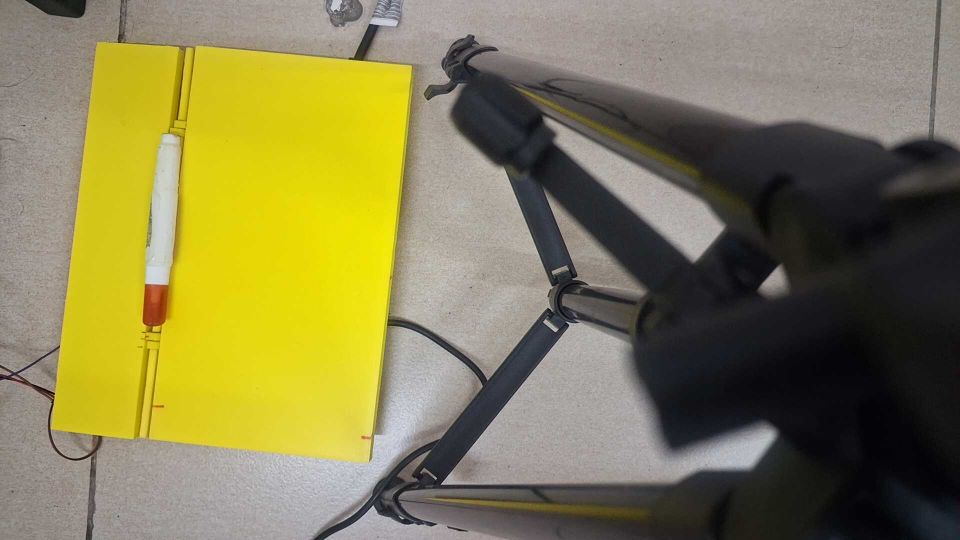
#> input picture test.jpg, 1920 x 1080 px (shown at 1/2 size)
$ python -i img_process.py   (imports and definitions only)
#> lines starting #> are read from the running program, lines starting #| are printed output that depends on the picture; after the words box and inside, x2 and y2 are one past the last pixel; in counts of white or black regions, pixels touching at a corner belong together
### live-monitoring/yolo_tracker.py
"""
yolo_tracker.py
--------------
Detects the whitener (correction pen) using YOLOv8 and tracks its
position over time to predict whether it is drifting toward the edge
of the monitored surface (box / bed).

Fall Risk Levels
----------------
  NO ONE DETECTED -- No tracked object is visible in the monitored surface
  STABLE         -- Object is stationary in the safe zone
  DRIFT WARNING  -- Object is slowly moving toward an edge
  FALL IMMINENT  -- Fast movement or predicted position is in danger zone
"""

import csv
import os
import time
from collections import deque

import cv2
import numpy as np

# ──────────────────────────────────────────────────────────────────────
# YOLO class IDs that may represent the whitener in COCO-80 dataset
# bottle=39, scissors=76, toothbrush=79, remote=65, cell phone=67
# We search all of them and pick the biggest inside the box.
CANDIDATE_CLASSES = None # Track any object inside the manual borders

# ── Detection sensitivity ─────────────────────────────────────────────────
# Lower conf threshold catches partially-occluded / edge-lit whiteners
DETECT_CONF       = 0.05   # reduced to heavily catch the pen

# Extra buffer on the LEFT boundary: we treat LEFT_Z - LEFT_EDGE_BUFFER
# as the effective danger line so the tracker fires BEFORE the object
# fully exits the safe zone (the most common miss scenario at left edge).
LEFT_EDGE_BUFFER  = 35    # px in warp-space

MODEL_PATH  = "yolov8n.pt"   # auto-downloaded on first use (~6 MB)
HISTORY_LEN = 45             # frames kept for trajectory analysis (≈1.5 s)
PREDICT_AHEAD = 30           # frames ahead for fall prediction

# Timestamp-based movement thresholds in warp pixels per second.
MIN_HISTORY_FOR_RISK = 3
RECENT_WINDOW_SEC = 1.5
PREDICT_AHEAD_SEC = 1.2
SLOW_DRIFT_PX_PER_SEC = 8.0
FAST_DRIFT_PX_PER_SEC = 35.0
MIN_DRIFT_DISPLACEMENT_PX = 4.0
NEAR_EDGE_BUFFER_PX = 90.0

RISK_STABLE   = "STABLE"
RISK_DRIFT    = "DRIFT WARNING"
RISK_IMMINENT = "FALL IMMINENT"
RISK_NO_DETECTION = "NO ONE DETECTED"

RISK_COLORS = {
    RISK_STABLE:   (60, 220, 60),
    RISK_DRIFT:    (0, 200, 255),
    RISK_IMMINENT: (0, 0, 255),
    RISK_NO_DETECTION: (180, 180, 180),
}
# ──────────────────────────────────────────────────────────────────────


class WhitenerTracker:
    """YOLOv8-powered whitener tracker with trajectory-based fall prediction."""

    def __init__(self, csv_path: str = "position_log.csv"):
        from ultralytics import YOLO  # import here so startup is fast
        self.model = YOLO(MODEL_PATH)
        self.model.fuse()            # speed optimisation

        self.history: deque = deque(maxlen=HISTORY_LEN)  # (time, cx_warp, cy_warp, ar)
        self.last_bbox_frame = None  # (x1, y1, x2, y2) in original frame coords
        self.risk_level = RISK_NO_DETECTION
        self.predicted_warp_pt = None
        self._last_no_detection_log_t = 0.0

        # CSV setup
        self.csv_path = csv_path
        self._init_csv()

    # ------------------------------------------------------------------
    # Detection
    # ------------------------------------------------------------------
    # [330 lines left out: functions detect, update_warp, mark_no_detection, _compute_risk_legacy_unused, _compute_risk, draw_on_frame and 2 more, not called in this run]

    def close(self):
        self._csv_file.close()

### live-monitoring/img_process.py
import cv2
import numpy as np
import time
import threading
import os
import sys

"""
top-left
top-right
bottom-right
bottom-left
"""

# Add the sleeping-monitor folder to the path so yolo_tracker imports cleanly
sys.path.insert(0, os.path.dirname(os.path.abspath(__file__)))
from yolo_tracker import WhitenerTracker

# -----------------------------
# CONFIG
# -----------------------------
IP = "192.168.1.3"
PORT = 8080
URL = f"http://{IP}:{PORT}/video"

WARP_SIZE = 400   # internal processing resolution (not displayed)

# -----------------------------
# GLOBALS
# -----------------------------
class FreshFrameCapture:
    """Threaded capture to avoid buffering lag in OpenCV MJPEG streams."""
    def __init__(self, url):
#> further down, picture is the input picture: shape (1080, 1920, 3); mean B, G, R 81.2, 126.6, 133.3
        self.cap = cv2.VideoCapture(url)
        self.frame = None
        self.ret = False
        self.running = True
        self.lock = threading.Lock()
        self.thread = threading.Thread(target=self._update, daemon=True)
        self.thread.start()

    def _update(self):
        while self.running:
            ret, frame = self.cap.read()
            with self.lock:
                self.ret = ret
                self.frame = frame
            if not ret:
                time.sleep(0.1)

    def read(self):
        with self.lock:
            return self.ret, self.frame.copy() if self.frame is not None else None

    def release(self):
        self.running = False
        self.cap.release()

    def isOpened(self):
        return self.cap.isOpened()


# [10 lines left out: function order_points, not called in this run]


def nothing(x):
    pass


# -----------------------------
# WARP DESTINATION (fixed grid)
# -----------------------------
DST = np.array([
    [0,          0],
    [WARP_SIZE-1, 0],
    [WARP_SIZE-1, WARP_SIZE-1],
    [0,          WARP_SIZE-1]
], dtype="float32")


# [4 lines left out: function build_transforms, not called in this run]

def find_box_corners(frame):
    """
    Find the cardboard box using HSV color segmentation (orange/brown).
    Erodes mask after gap-filling so the final rectangle hugs the actual
    cardboard edges tightly instead of inflating outward.
    Falls back to Canny if color mask gives too little coverage.
    """
    h, w = frame.shape[:2]
#> h = 1080; w = 1920
    frame_area = h * w
#> frame_area = 2073600

    # --- Stage 1: HSV color mask for brown/orange cardboard ---
    hsv = cv2.cvtColor(frame, cv2.COLOR_BGR2HSV)
#> hsv: shape (1080, 1920, 3); mean H, S, V 46.6, 79.8, 134.7

    mask1 = cv2.inRange(hsv, np.array([5,  60,  40]),  np.array([22, 255, 220]))  # brown/tan
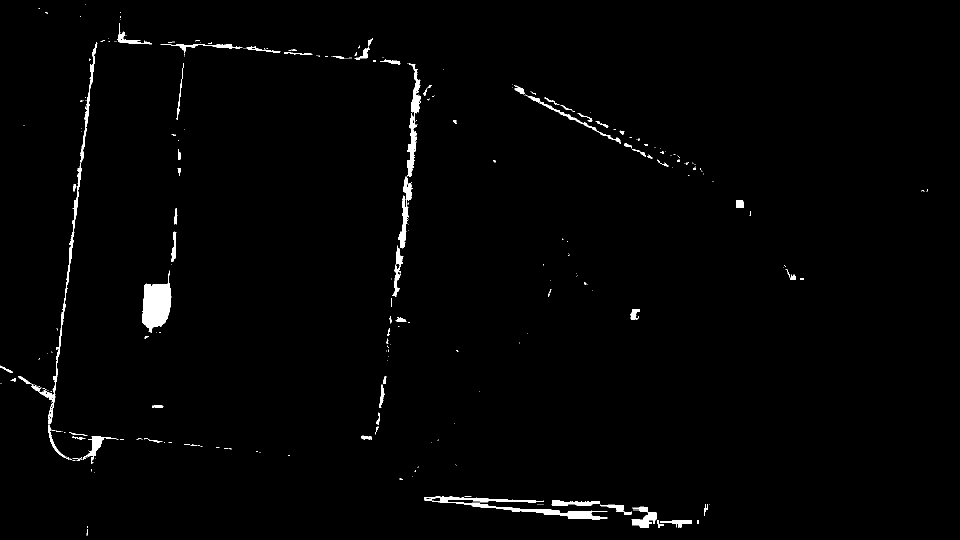
#> mask1: shape (1080, 1920) (shown at 1/2 size); 1.3% white; 345 white regions (274 under 20 px), largest, box (x1, y1, x2, y2) and area: (285, 542, 343, 665) 4427, (848, 992, 1215, 1040) 3240, (76, 84, 195, 849) 3095
    mask2 = cv2.inRange(hsv, np.array([10, 80, 100]),  np.array([30, 255, 255]))  # orange
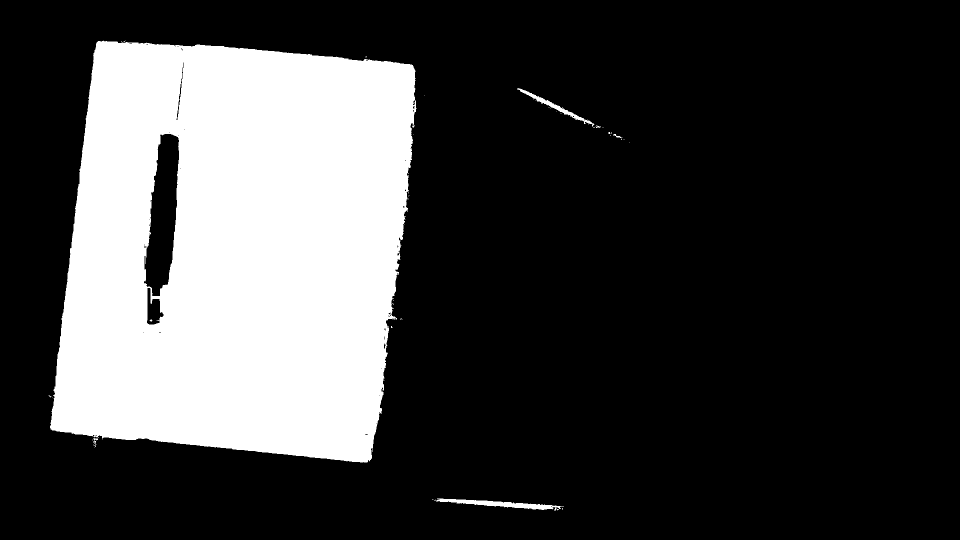
#> mask2: shape (1080, 1920) (shown at 1/2 size); 24.4% white; 46 white regions (40 under 20 px), largest, box (x1, y1, x2, y2) and area: (100, 81, 833, 925) 503057, (872, 997, 1128, 1021) 2118, (1034, 176, 1189, 253) 1184, (185, 876, 196, 894) 62, (1226, 268, 1245, 276) 50, (1192, 252, 1202, 256) 24
    mask  = cv2.bitwise_or(mask1, mask2)
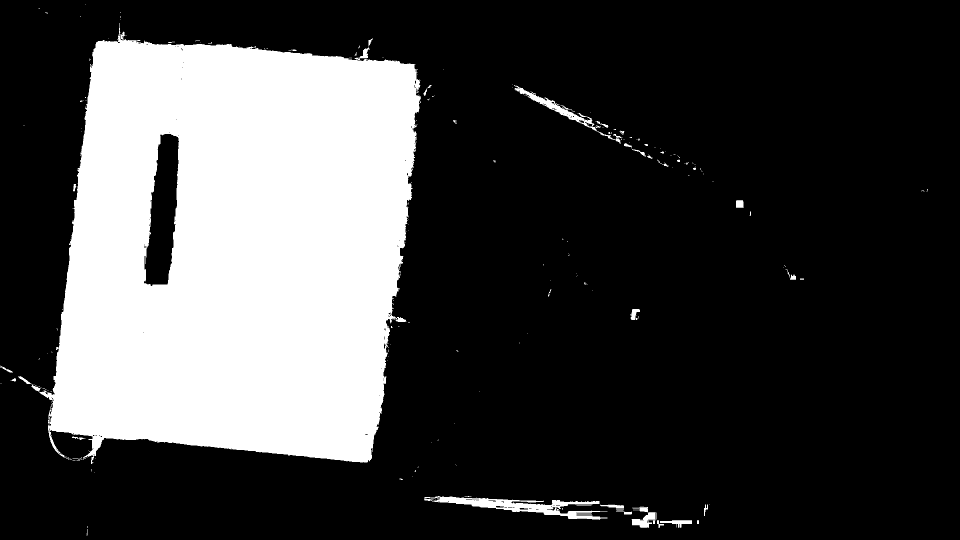
#> mask: shape (1080, 1920) (shown at 1/2 size); 25.3% white; 258 white regions (220 under 20 px), largest, box (x1, y1, x2, y2) and area: (76, 46, 842, 928) 512079, (848, 992, 1215, 1040) 5698, (1028, 170, 1245, 288) 2199

    # Close gaps (fills dark logos/text inside the box)
    close_kern = cv2.getStructuringElement(cv2.MORPH_ELLIPSE, (9, 9))
    mask = cv2.morphologyEx(mask, cv2.MORPH_OPEN,  close_kern, iterations=1)
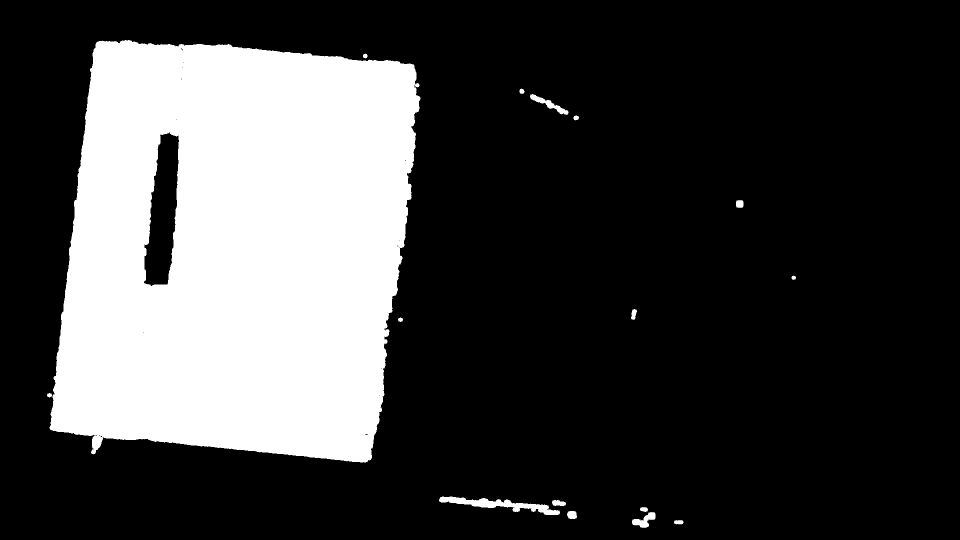
#> mask: shape (1080, 1920) (shown at 1/2 size); 24.9% white; 16 white regions, largest, box (x1, y1, x2, y2) and area: (99, 80, 841, 925) 509313, (878, 993, 1120, 1030) 3068, (1060, 188, 1137, 230) 821
    mask = cv2.morphologyEx(mask, cv2.MORPH_CLOSE, close_kern, iterations=5)
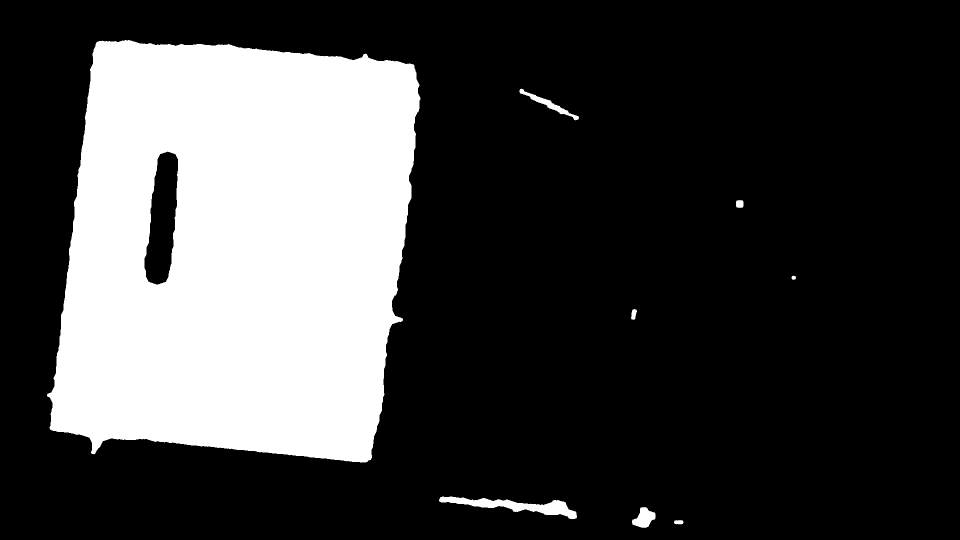
#> mask: shape (1080, 1920) (shown at 1/2 size); 25.1% white; 8 white regions, largest, box (x1, y1, x2, y2) and area: (94, 80, 841, 925) 513218, (878, 993, 1154, 1038) 4476, (1039, 177, 1158, 241) 1224
    # Erode back to original extents — removes the inflation caused by closing
    erode_kern = cv2.getStructuringElement(cv2.MORPH_ELLIPSE, (7, 7))
    mask = cv2.erode(mask, erode_kern, iterations=3)
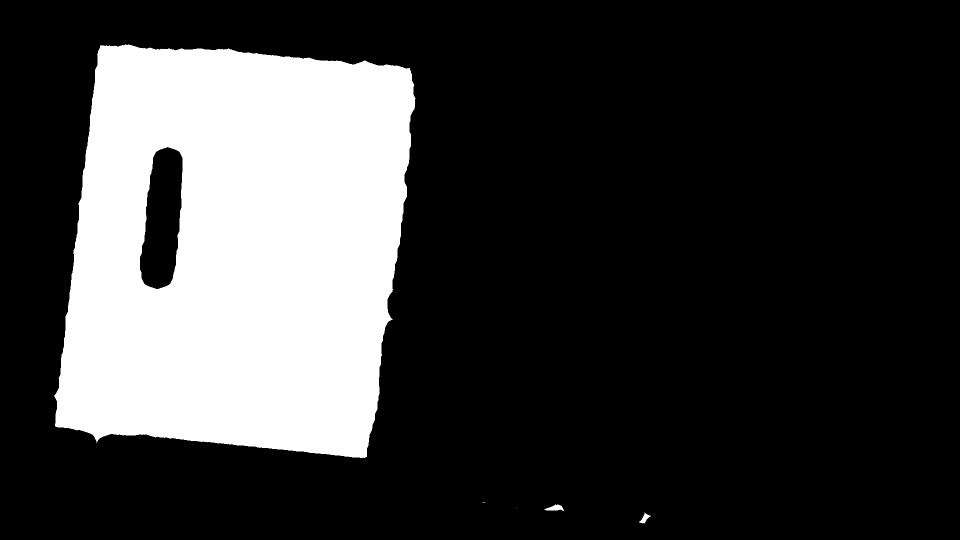
#> mask: shape (1080, 1920) (shown at 1/2 size); 23.2% white; 5 white regions (2 under 20 px)

    cnts, _ = cv2.findContours(mask, cv2.RETR_EXTERNAL, cv2.CHAIN_APPROX_SIMPLE)
#> cnts = 5 contours, 2 with area under 20; largest, box (x1, y1, x2, y2) and area: (108, 89, 831, 916) 497320, (1088, 1009, 1128, 1022) 252, (1278, 1025, 1302, 1047) 180

    # --- Stage 2: Canny fallback ---
    if not cnts or max(cv2.contourArea(c) for c in cnts) < 0.01 * frame_area:
        gray    = cv2.cvtColor(frame, cv2.COLOR_BGR2GRAY)
        blurred = cv2.GaussianBlur(gray, (7, 7), 0)
        edges   = cv2.Canny(blurred, 25, 90)
        k2      = cv2.getStructuringElement(cv2.MORPH_RECT, (5, 5))
        closed  = cv2.morphologyEx(edges, cv2.MORPH_CLOSE, k2, iterations=2)
        cnts, _ = cv2.findContours(closed, cv2.RETR_EXTERNAL, cv2.CHAIN_APPROX_SIMPLE)

    if not cnts:
        return None

    # Largest contour within 5 %–90 % of frame area
    cnts = sorted(cnts, key=cv2.contourArea, reverse=True)
    best = None
    for c in cnts:
        ratio = cv2.contourArea(c) / frame_area
        if 0.05 <= ratio <= 0.90:
            best = c
            break
#> this loop made 1 pass
#> ratio on pass 1: 0.24

    if best is None:
        return None

    hull = cv2.convexHull(best)
#> hull = contour of 26 points, box (x1, y1, x2, y2) (108, 89, 831, 916), area 514369
    rect = cv2.minAreaRect(hull)
#> rect = ((470.6, 504), (820, 655.2), -83.48)
    box  = cv2.boxPoints(rect).astype("float32")
#> box = [[749.5, 948.6], [98.49, 874.2], [191.6, 59.47], [842.6, 133.9]]
    return box


# [50 lines left out: functions warp_pts_to_frame, draw_safety_zones_on_frame, draw_blob_on_frame, not called in this run]


# -----------------------------
# MAIN
# -----------------------------
stream = FreshFrameCapture(URL)

# [15 lines not run here, left out]
LOG_CSV = os.path.join(os.path.dirname(os.path.abspath(__file__)), "position_log.csv")
# [1 line that did not run here, left out]
# [8 lines not run here, left out]

prev_gray_warp = None
fps = 0.0
_fps_t0 = time.time()
_fps_count = 0
_warn_flash = False
_warn_flash_t = 0.0
FLASH_INTERVAL = 0.4

# Sticky warning state — persists until motion is detected back in safe zone
sticky_warn = False
sticky_msg  = ""

# Cached trackbar values (used if Controls window is closed)
_tb_left  = 60
_tb_right = 340
_tb_area  = 600

# -----------------------------
# Manual Box Selection
# -----------------------------
manual_corners = []

# [24 lines left out: functions mouse_callback, ensure_controls, not called in this run]

# Corner smoothing parameters
smoothed_corners = None
ALPHA = 0.06          # Low = very stable / slow to follow big moves
DEAD_ZONE_PX = 20    # Only update if new detection moved more than this many pixels

# ---- Phase 2: Monitoring loop ----
# [212 lines not run here, left out]

>>> import cv2
>>> picture = cv2.imread('../test.jpg')
>>> result = find_box_corners(picture)
#> result has the same summary as box in find_box_corners
